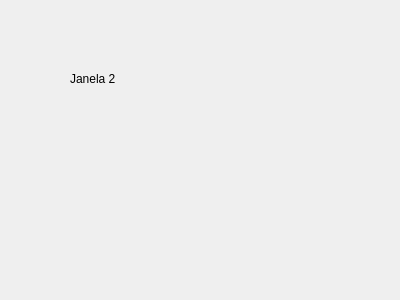
<?xml version="1.0" encoding="UTF-8"?>
<ui version="4.0">
 <class>Janela2</class>
 <widget class="QDialog" name="Janela2">
  <property name="geometry">
   <rect>
    <x>0</x>
    <y>0</y>
    <width>400</width>
    <height>300</height>
   </rect>
  </property>
  <property name="windowTitle">
   <string>Dialog</string>
  </property>
  <widget class="QLabel" name="label">
   <property name="geometry">
    <rect>
     <x>70</x>
     <y>70</y>
     <width>67</width>
     <height>17</height>
    </rect>
   </property>
   <property name="text">
    <string>Janela 2</string>
   </property>
  </widget>
 </widget>
 <resources/>
 <connections/>
</ui>
